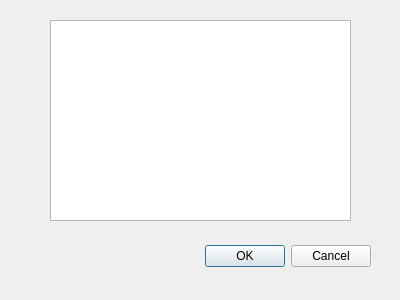
<?xml version="1.0" encoding="UTF-8"?>
<ui version="4.0">
 <class>sci_ui_local_search_result_dialog</class>
 <widget class="QDialog" name="sci_ui_local_search_result_dialog">
  <property name="geometry">
   <rect>
    <x>0</x>
    <y>0</y>
    <width>400</width>
    <height>300</height>
   </rect>
  </property>
  <property name="windowTitle">
   <string>Dialog</string>
  </property>
  <widget class="QDialogButtonBox" name="buttonBox">
   <property name="geometry">
    <rect>
     <x>30</x>
     <y>240</y>
     <width>341</width>
     <height>32</height>
    </rect>
   </property>
   <property name="orientation">
    <enum>Qt::Horizontal</enum>
   </property>
   <property name="standardButtons">
    <set>QDialogButtonBox::Cancel|QDialogButtonBox::Ok</set>
   </property>
  </widget>
  <widget class="QListView" name="listView_search_result">
   <property name="geometry">
    <rect>
     <x>50</x>
     <y>20</y>
     <width>301</width>
     <height>201</height>
    </rect>
   </property>
  </widget>
 </widget>
 <resources/>
 <connections>
  <connection>
   <sender>buttonBox</sender>
   <signal>accepted()</signal>
   <receiver>sci_ui_local_search_result_dialog</receiver>
   <slot>accept()</slot>
   <hints>
    <hint type="sourcelabel">
     <x>248</x>
     <y>254</y>
    </hint>
    <hint type="destinationlabel">
     <x>157</x>
     <y>274</y>
    </hint>
   </hints>
  </connection>
  <connection>
   <sender>buttonBox</sender>
   <signal>rejected()</signal>
   <receiver>sci_ui_local_search_result_dialog</receiver>
   <slot>reject()</slot>
   <hints>
    <hint type="sourcelabel">
     <x>316</x>
     <y>260</y>
    </hint>
    <hint type="destinationlabel">
     <x>286</x>
     <y>274</y>
    </hint>
   </hints>
  </connection>
 </connections>
</ui>
